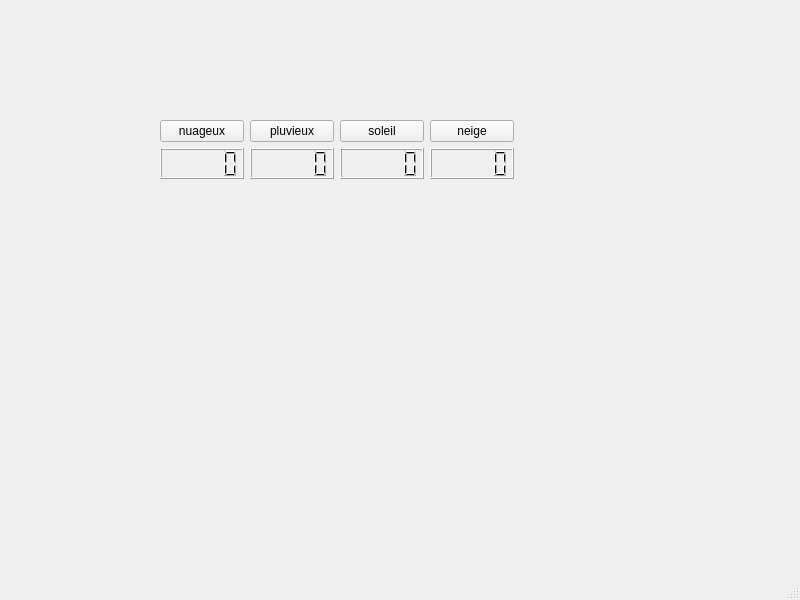
<?xml version="1.0" encoding="UTF-8"?>
<ui version="4.0">
 <class>MainWindow</class>
 <widget class="QMainWindow" name="MainWindow">
  <property name="geometry">
   <rect>
    <x>0</x>
    <y>0</y>
    <width>800</width>
    <height>600</height>
   </rect>
  </property>
  <property name="windowTitle">
   <string>MainWindow</string>
  </property>
  <widget class="QWidget" name="centralwidget">
   <widget class="QWidget" name="">
    <property name="geometry">
     <rect>
      <x>160</x>
      <y>120</y>
      <width>354</width>
      <height>59</height>
     </rect>
    </property>
    <layout class="QVBoxLayout" name="verticalLayout">
     <item>
      <layout class="QHBoxLayout" name="horizontalLayout">
       <item>
        <widget class="QPushButton" name="pushButton_1">
         <property name="text">
          <string>nuageux</string>
         </property>
        </widget>
       </item>
       <item>
        <widget class="QPushButton" name="pushButton_2">
         <property name="text">
          <string>pluvieux</string>
         </property>
        </widget>
       </item>
       <item>
        <widget class="QPushButton" name="pushButton_3">
         <property name="text">
          <string>soleil</string>
         </property>
        </widget>
       </item>
       <item>
        <widget class="QPushButton" name="pushButton_4">
         <property name="text">
          <string>neige</string>
         </property>
        </widget>
       </item>
      </layout>
     </item>
     <item>
      <layout class="QHBoxLayout" name="horizontalLayout_2">
       <item>
        <widget class="QLCDNumber" name="lcdNumber_1"/>
       </item>
       <item>
        <widget class="QLCDNumber" name="lcdNumber_2"/>
       </item>
       <item>
        <widget class="QLCDNumber" name="lcdNumber_3"/>
       </item>
       <item>
        <widget class="QLCDNumber" name="lcdNumber_4"/>
       </item>
      </layout>
     </item>
    </layout>
   </widget>
  </widget>
  <widget class="QMenuBar" name="menubar">
   <property name="geometry">
    <rect>
     <x>0</x>
     <y>0</y>
     <width>800</width>
     <height>21</height>
    </rect>
   </property>
  </widget>
  <widget class="QStatusBar" name="statusbar"/>
 </widget>
 <resources/>
 <connections/>
</ui>
